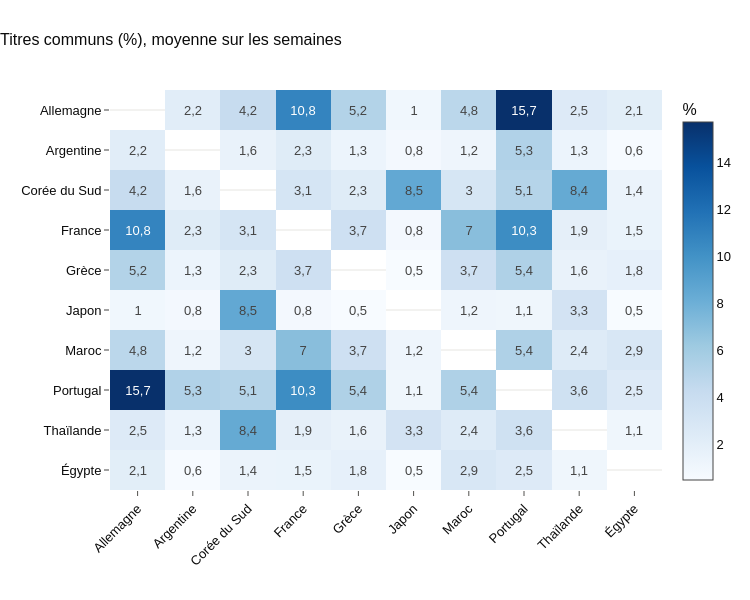
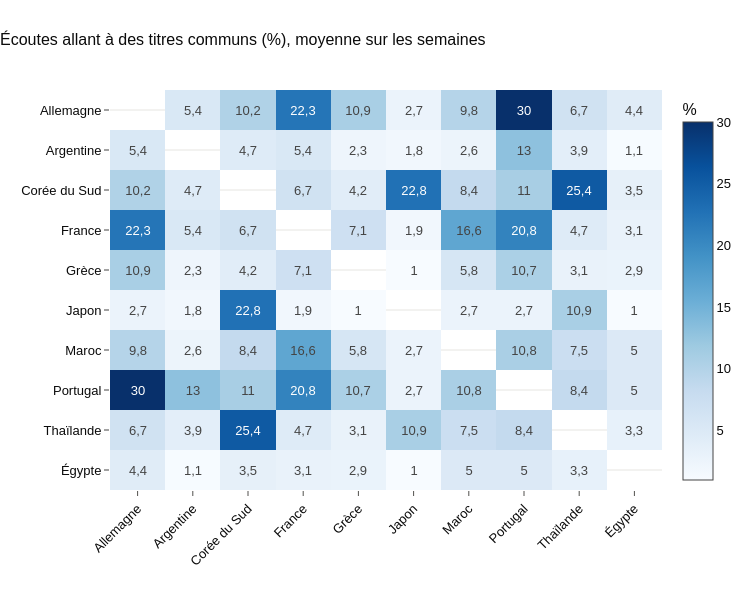

Notebook cell for these charts, in order:
### Code cell
def matrice(indice):
    m = sim.groupby(["pays_a", "pays_b"])[indice].mean().unstack()
    m = m.reindex(index=pays_liste, columns=pays_liste)
    m = m.combine_first(m.T)                 # on recopie la moitié symétrique
    for p in pays_liste:
        m.loc[p, p] = np.nan                 # diagonale vide (un pays face à lui-même)
    return (m * 100).round(1)                # en pourcentage

titres = {"jaccard": "Titres communs (%), moyenne sur les semaines",
          "part_ecoutes": "Écoutes allant à des titres communs (%), moyenne sur les semaines"}

for indice, titre in titres.items():
    fig = px.imshow(matrice(indice), text_auto=True, color_continuous_scale="Blues",
                    labels=dict(color="%"), aspect="auto")
    fig.update_layout(title=titre, xaxis_title="", yaxis_title="",
                      width=750, height=600)
    fig.update_xaxes(side="bottom", tickangle=-45)
    fig.show()

### Figure 1 — Plotly figure (JSON) as saved in the notebook; plotly's stock layout.template omitted (floating-point values rounded to 4 significant figures)
{"data": [{"coloraxis": "coloraxis", "hovertemplate": "x: %{x}<br>pays_a: %{y}<br>%: %{z}<extra></extra>", "name": "0", "texttemplate": "%{z}", "type": "heatmap", "x": ["Allemagne", "Argentine", "Corée du Sud", "France", "Grèce", "Japon", "Maroc", "Portugal", "Thaïlande", "Égypte"], "xaxis": "x", "y": ["Allemagne", "Argentine", "Corée du Sud", "France", "Grèce", "Japon", "Maroc", "Portugal", "Thaïlande", "Égypte"], "yaxis": "y", "z": [[NaN, 2.2, 4.2, 10.8, 5.2, 1.0, 4.8, 15.7, 2.5, 2.1], [2.2, NaN, 1.6, 2.3, 1.3, 0.8, 1.2, 5.3, 1.3, 0.6], [4.2, 1.6, NaN, 3.1, 2.3, 8.5, 3.0, 5.1, 8.4, 1.4], [10.8, 2.3, 3.1, NaN, 3.7, 0.8, 7.0, 10.3, 1.9, 1.5], [5.2, 1.3, 2.3, 3.7, NaN, 0.5, 3.7, 5.4, 1.6, 1.8], [1.0, 0.8, 8.5, 0.8, 0.5, NaN, 1.2, 1.1, 3.3, 0.5], [4.8, 1.2, 3.0, 7.0, 3.7, 1.2, NaN, 5.4, 2.4, 2.9], [15.7, 5.3, 5.1, 10.3, 5.4, 1.1, 5.4, NaN, 3.6, 2.5], [2.5, 1.3, 8.4, 1.9, 1.6, 3.3, 2.4, 3.6, NaN, 1.1], [2.1, 0.6, 1.4, 1.5, 1.8, 0.5, 2.9, 2.5, 1.1, NaN]]}], "layout": {"coloraxis": {"autocolorscale": false, "colorbar": {"title": {"text": "%"}}, "colorscale": [[0, "rgb(247,251,255)"], [0.125, "rgb(222,235,247)"], [0.25, "rgb(198,219,239)"], [0.375, "rgb(158,202,225)"], [0.5, "rgb(107,174,214)"], [0.625, "rgb(66,146,198)"], [0.75, "rgb(33,113,181)"], [0.875, "rgb(8,81,156)"], [1, "rgb(8,48,107)"]]}, "height": 600, "title": {"text": "Titres communs (%), moyenne sur les semaines"}, "width": 750, "xaxis": {"anchor": "y", "domain": [0, 1], "side": "bottom", "tickangle": -45, "title": {"text": ""}}, "yaxis": {"anchor": "x", "autorange": "reversed", "domain": [0, 1], "title": {"text": ""}}}}

### Figure 2 — Plotly figure (JSON) as saved in the notebook; plotly's stock layout.template omitted (floating-point values rounded to 4 significant figures)
{"data": [{"coloraxis": "coloraxis", "hovertemplate": "x: %{x}<br>pays_a: %{y}<br>%: %{z}<extra></extra>", "name": "0", "texttemplate": "%{z}", "type": "heatmap", "x": ["Allemagne", "Argentine", "Corée du Sud", "France", "Grèce", "Japon", "Maroc", "Portugal", "Thaïlande", "Égypte"], "xaxis": "x", "y": ["Allemagne", "Argentine", "Corée du Sud", "France", "Grèce", "Japon", "Maroc", "Portugal", "Thaïlande", "Égypte"], "yaxis": "y", "z": [[NaN, 5.4, 10.2, 22.3, 10.9, 2.7, 9.8, 30.0, 6.7, 4.4], [5.4, NaN, 4.7, 5.4, 2.3, 1.8, 2.6, 13.0, 3.9, 1.1], [10.2, 4.7, NaN, 6.7, 4.2, 22.8, 8.4, 11.0, 25.4, 3.5], [22.3, 5.4, 6.7, NaN, 7.1, 1.9, 16.6, 20.8, 4.7, 3.1], [10.9, 2.3, 4.2, 7.1, NaN, 1.0, 5.8, 10.7, 3.1, 2.9], [2.7, 1.8, 22.8, 1.9, 1.0, NaN, 2.7, 2.7, 10.9, 1.0], [9.8, 2.6, 8.4, 16.6, 5.8, 2.7, NaN, 10.8, 7.5, 5.0], [30.0, 13.0, 11.0, 20.8, 10.7, 2.7, 10.8, NaN, 8.4, 5.0], [6.7, 3.9, 25.4, 4.7, 3.1, 10.9, 7.5, 8.4, NaN, 3.3], [4.4, 1.1, 3.5, 3.1, 2.9, 1.0, 5.0, 5.0, 3.3, NaN]]}], "layout": {"coloraxis": {"autocolorscale": false, "colorbar": {"title": {"text": "%"}}, "colorscale": [[0, "rgb(247,251,255)"], [0.125, "rgb(222,235,247)"], [0.25, "rgb(198,219,239)"], [0.375, "rgb(158,202,225)"], [0.5, "rgb(107,174,214)"], [0.625, "rgb(66,146,198)"], [0.75, "rgb(33,113,181)"], [0.875, "rgb(8,81,156)"], [1, "rgb(8,48,107)"]]}, "height": 600, "title": {"text": "Écoutes allant à des titres communs (%), moyenne sur les semaines"}, "width": 750, "xaxis": {"anchor": "y", "domain": [0, 1], "side": "bottom", "tickangle": -45, "title": {"text": ""}}, "yaxis": {"anchor": "x", "autorange": "reversed", "domain": [0, 1], "title": {"text": ""}}}}
